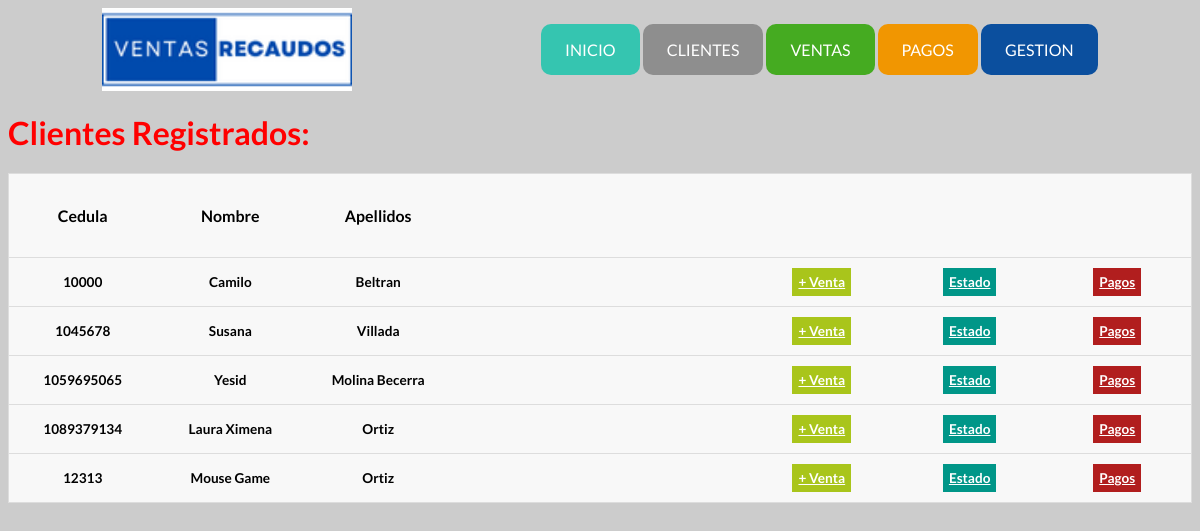
Page /clientes/registroClientes.php on the committed database.
### tables this page shows
CREATE TABLE `clientes` (
  `Cedula` varchar(15) NOT NULL,
  `Nombre` varchar(30) NOT NULL,
  `Apellidos` varchar(45) NOT NULL,
  `Direccion` varchar(40) NOT NULL,
  `Ciudad` varchar(20) NOT NULL,
  `Telefono` varchar(15) NOT NULL,
  `Email` varchar(25) NOT NULL,
  `Contacto` varchar(30) NOT NULL,
  `TelefonoC` varchar(15) NOT NULL
);

### clientes/registroClientes.php (the view, shortened to what this page needs)
<?php
$con = connection();
$sql = "SELECT * FROM clientes";
$query = mysqli_query($con, $sql);
?>
<!DOCTYPE html>
<html lang="en">
<head>
    <link rel="stylesheet" href="../css/styleClientes.css?v=<?php echo time(); ?>">
</head>
<body>
    <header>
        <img src="../img/logo2.png" alt="logo">
        <div class="btns-header">
            <a class="btn-inicio" href="../index.php">INICIO</a>
            <a class="btn-cliente" href="../clientes/clientes.php">CLIENTES</a>
            <a class="btn-ventas" href="../ventas/ventas.php">VENTAS</a>
            <a class="btn-pagos" href="../pagos/pagos.php">PAGOS</a>
            <a class="btn-gestion" href="../clientes/estadoCliente.php">GESTION</a>
        </div>
    </header>
    <div class="users-table">
    <h1>Clientes Registrados:</h1>
    <table>
        <thead>
            <tr>
                <th><h3>Cedula</h3></th>
                <th><h3>Nombre</h3></th>
                <th><h3>Apellidos</h3></th>
                <th></th>
                <th></th>
                <th></th>
                <th></th>
                <th></th>
            </tr>
        </thead>
        <tbody>
        <?php  while($row = mysqli_fetch_array($query)): ?>
                <tr>
                    <th><?=$row["Cedula"]?></th>
                    <th><?=$row["Nombre"]?></th>
                    <th><?=$row["Apellidos"]?></th>
                    <th></th>
                    <th></th>
                    <th><a  href="../ventas/ventas.php" class="users-table--consult">+ Venta</a></th>
                    <th><a  href="../clientes/estadoCliente.php" class="users-table--edit">Estado</a></th>
                    <th><a  href="../pagos/pagos.php "class="users-table--delete">Pagos</a></th>
                </tr>
                <?php endwhile; ?>
        </tbody>
    </table>
</div>

### css/styleClientes.css (style rules this page uses)
* { font-family: 'Lato', sans-serif; }
body { background-color: #ccc; }
header { display: flex; justify-content: space-around; align-items: center; }
header img { width: 250px; }
.btns-header a { width: 7rem; height: 3rem; padding: 1rem 1.5rem; text-decoration: none; border-radius: 10px; color: white; }
h1 { font-size: 50px; }
.btn-inicio { background-color: #35c5b0; }
.btn-cliente { background-color: #8E8E8E ; }
.btn-ventas { background-color: #45AB21; }
.btn-pagos { background-color: #F19601 ; }
.btn-gestion { background-color: #0B4F9E; }
.users-table table { border: 1px solid #ccc; border-collapse: collapse; margin: 0; padding: 0; width: 100%; table-layout: fixed; }
table tr { background-color: #f8f8f8; border: 1px solid #ddd; padding: 4px; height: 3rem; }
.users-table--consult { background: #a9c51b; padding: 6px; color: #fff; text-align: center; font-weight: bold; }
.users-table--edit { background: #009688; padding: 6px; color: #fff; text-align: center; font-weight: bold; }
.users-table--delete { background: #b11e1e; padding: 6px; color: #fff; text-align: center; font-weight: bold; }
.users-table h1 { color: red; font-size: 2rem; }
table tr { background-color: #f8f8f8; border: 1px solid #ddd; padding: 4px; }
table th { padding: 16px; text-align: center; font-size: .85em; }

### rows in the picture
clientes: Cedula "10000", Nombre "Camilo", Apellidos "Beltran"
clientes: Cedula "1045678", Nombre "Susana", Apellidos "Villada"
clientes: Cedula "1059695065", Nombre "Yesid", Apellidos "Molina Becerra"
clientes: Cedula "1089379134", Nombre "Laura Ximena", Apellidos "Ortiz"
clientes: Cedula "12313", Nombre "Mouse Game", Apellidos "Ortiz"
